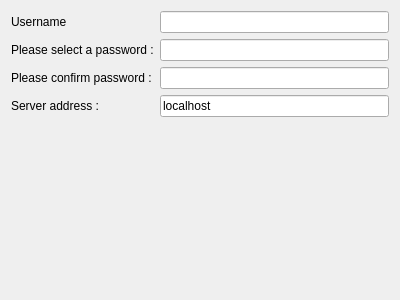
<?xml version="1.0" encoding="UTF-8"?>
<ui version="4.0">
 <class>WizardPage</class>
 <widget class="QWizardPage" name="WizardPage">
  <property name="geometry">
   <rect>
    <x>0</x>
    <y>0</y>
    <width>400</width>
    <height>300</height>
   </rect>
  </property>
  <property name="title">
   <string>Welcome to H3</string>
  </property>
  <property name="subTitle">
   <string>This wizard will guide you through the initilal setup process. Please enter the following information as was communicated to you by your H3 focal point.</string>
  </property>
  <layout class="QHBoxLayout" name="horizontalLayout">
   <item>
    <layout class="QFormLayout" name="formLayout">
     <property name="fieldGrowthPolicy">
      <enum>QFormLayout::AllNonFixedFieldsGrow</enum>
     </property>
     <item row="0" column="0">
      <widget class="QLabel" name="usernameLabel">
       <property name="text">
        <string>Username</string>
       </property>
      </widget>
     </item>
     <item row="0" column="1">
      <widget class="QLineEdit" name="usernameLineEdit">
       <property name="text">
        <string/>
       </property>
      </widget>
     </item>
     <item row="1" column="0">
      <widget class="QLabel" name="pleaseSelectAPasswordLabel">
       <property name="text">
        <string>Please select a password :</string>
       </property>
      </widget>
     </item>
     <item row="1" column="1">
      <widget class="QLineEdit" name="PasswordLineEdit">
       <property name="text">
        <string/>
       </property>
       <property name="echoMode">
        <enum>QLineEdit::Password</enum>
       </property>
      </widget>
     </item>
     <item row="2" column="0">
      <widget class="QLabel" name="pleaseConfirmPasswordLabel">
       <property name="text">
        <string>Please confirm password :</string>
       </property>
      </widget>
     </item>
     <item row="2" column="1">
      <widget class="QLineEdit" name="ConfirmPasswordLineEdit">
       <property name="text">
        <string/>
       </property>
       <property name="echoMode">
        <enum>QLineEdit::Password</enum>
       </property>
      </widget>
     </item>
     <item row="3" column="0">
      <widget class="QLabel" name="serverAddressLabel">
       <property name="text">
        <string>Server address :</string>
       </property>
      </widget>
     </item>
     <item row="3" column="1">
      <widget class="QLineEdit" name="serverAddressLineEdit">
       <property name="text">
        <string>localhost</string>
       </property>
      </widget>
     </item>
    </layout>
   </item>
  </layout>
 </widget>
 <resources/>
 <connections/>
</ui>
